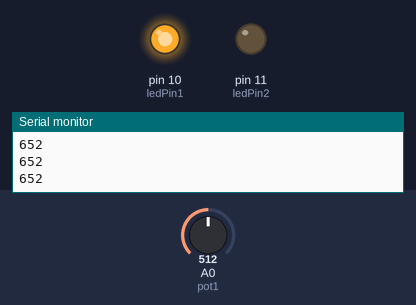
The sketch below on a simulated Arduino Uno, built with avr-gcc and run on an emulated ATmega328P. On the bench: output pins drawn as LEDs (lit = HIGH), the last lines printed to the serial monitor. Inputs (shaded band) come from the test bench; at power-on: A0 (pot1) = 512.

Above: at 1.2 s.
1.3 s: A0 (pot1) set to 122
At 2.5 s:
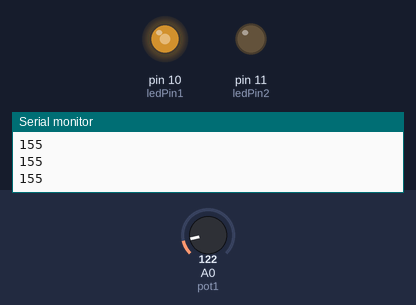
2.8 s: A0 (pot1) set to 0
At 3.7 s:
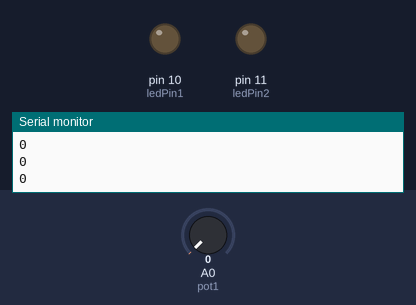
4.3 s: A0 (pot1) set to 306
At 4.8 s:
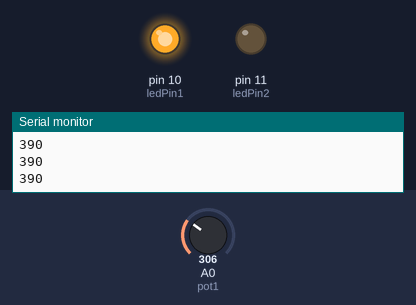
Timing chart, 0 to 7.3 s (numbered marks = the images above; inputs shaded):
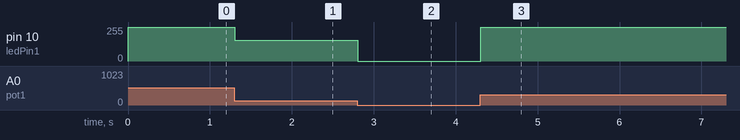

The sketch:

190207.ino
```cpp
int pot1 = A0;
int ledPin1 = 10;
int ledPin2 = 11;
int potRead = 0;
void setup() {
  // put your setup code here, to run once:

  Serial.begin(9600); // we are telling arduino to send back infomation, like read a sensor, read a switch and send
  // back to your pc. 9600 is the speed limit of the communication between cmoputer and arduino
  pinMode(ledPin1, OUTPUT);
  pinMode(ledPin2, OUTPUT);
}

void loop() {
  // put your main code here, to run repeatedly:
  //digitalWrite(ledPin1,HIGH);
  //digitalWrite(ledPin2,HIGH);
  //analogWrite(ledPin1, 127);
  //analogWrite(ledPin2, 255);
  //potRead = analogRead(pot1)/4; //This will constantly read my potentiometer .  1023/4 约等于255
  potRead = analogRead(pot1);
  int mapped = map(potRead, 0,200,0,255);
  Serial.println(mapped);
  analogWrite(ledPin1, mapped);

//  if (potRead < 512) {
//    analogWrite(ledPin1, 64);
//    analogWrite(ledPin2, 0);
//  }
//  else {
//    analogWrite(ledPin2, 255);
//    analogWrite(ledPin1, 0);
//  }

}
```

Measured:
- after the input at 1.3 s, pin 10 (ledPin1): 255/255 → 155/255 at once
- after the input at 2.8 s, pin 10 (ledPin1): 155/255 → 0/255 at once
- after the input at 4.3 s, pin 10 (ledPin1): 0/255 → 255/255 at once
